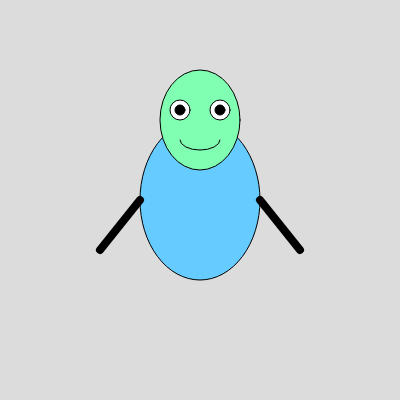
Frame 1 (no input)
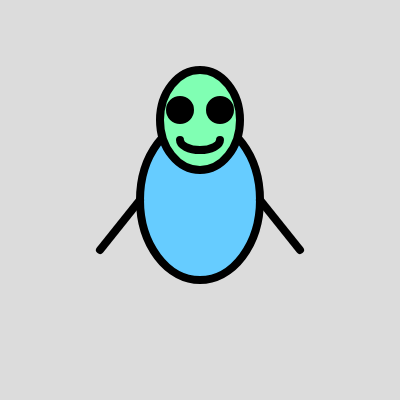
Frame 60 (no input)
Frame 120 (the mouse pressed at the canvas centre since frame 60): identical to frame 60, image omitted

The p5.js sketch that drew these frames (run headless with seeded random() and noise() and a simulated clock; from frame 60 on, the mouse is pressed at the canvas centre):

// p5.js sketch
// ── sketch.js
function setup() {
  createCanvas(400, 400);
}

function draw() {
  background(220);
  
  // Body
  fill(102, 204, 255);
  ellipse(200, 200, 120, 160);
  
  // Head
  fill(128, 255, 179);
  ellipse(200, 120, 80, 100);
  
  // Eyes
  fill(255);
  ellipse(180, 110, 20, 20);
  ellipse(220, 110, 20, 20);
  
  // Pupils
  fill(0);
  ellipse(180, 110, 10, 10);
  ellipse(220, 110, 10, 10);
  
  // Mouth
  noFill();
  stroke(0);
  arc(200, 140, 40, 20, 0, PI);
  
  // Arms
  strokeWeight(8);
  line(140, 200, 100, 250);
  line(260, 200, 300, 250);
}
